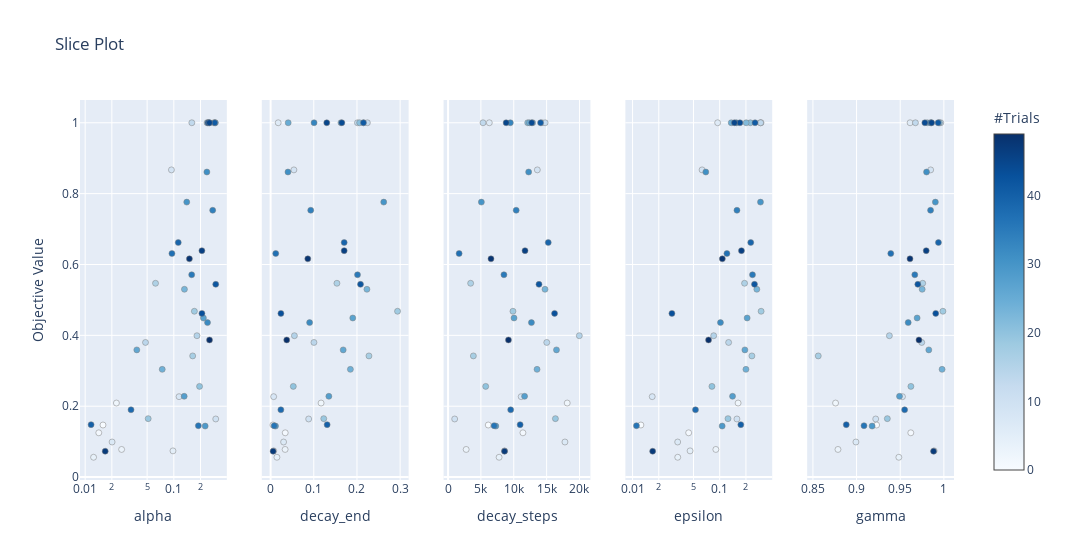

The notebook cell this image was saved under:
### Markdown cell above
## Visualization

### Code cell
fig = optuna.visualization.plot_slice(study, params=["alpha", "gamma","epsilon", 'decay_steps', 'decay_end'])
fig.show()
